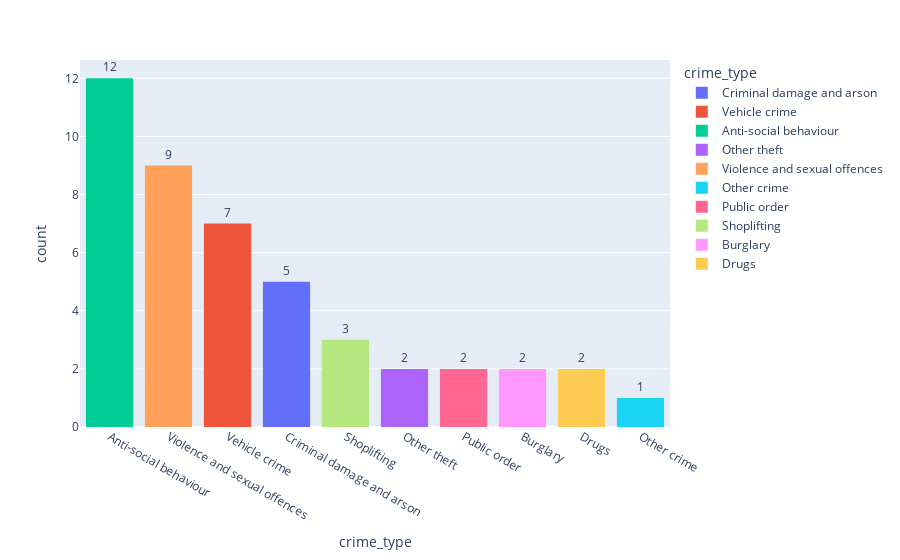

The cell this chart's notebook holds for it:
### Code cell
import plotly.express as px
# df.toPandas()
fig = px.histogram(
    get_crime(51.39477532505466, 0.10633558916633941).toPandas(), 
    x='crime_type', 
    color="crime_type",
    text_auto='1s'
)
fig.update_layout( xaxis={'categoryorder':'total descending'}, uniformtext_minsize=8)
fig.update_traces(textfont_size=12, textangle=0, textposition="outside", cliponaxis=False)

fig.show()

### Figure 1 — Plotly figure (JSON) as saved in the notebook; plotly's stock layout.template omitted (floating-point values rounded to 4 significant figures)
{"data": [{"alignmentgroup": "True", "bingroup": "x", "cliponaxis": false, "hovertemplate": "crime_type=%{x}<br>count=%{y}<extra></extra>", "legendgroup": "Criminal damage and arson", "marker": {"color": "#636efa", "pattern": {"shape": ""}}, "name": "Criminal damage and arson", "offsetgroup": "Criminal damage and arson", "orientation": "v", "showlegend": true, "textangle": 0, "textfont": {"size": 12}, "textposition": "outside", "texttemplate": "%{value:1s}", "type": "histogram", "x": ["Criminal damage and arson", "Criminal damage and arson", "Criminal damage and arson", "Criminal damage and arson", "Criminal damage and arson"], "xaxis": "x", "yaxis": "y"}, {"alignmentgroup": "True", "bingroup": "x", "cliponaxis": false, "hovertemplate": "crime_type=%{x}<br>count=%{y}<extra></extra>", "legendgroup": "Vehicle crime", "marker": {"color": "#EF553B", "pattern": {"shape": ""}}, "name": "Vehicle crime", "offsetgroup": "Vehicle crime", "orientation": "v", "showlegend": true, "textangle": 0, "textfont": {"size": 12}, "textposition": "outside", "texttemplate": "%{value:1s}", "type": "histogram", "x": ["Vehicle crime", "Vehicle crime", "Vehicle crime", "Vehicle crime", "Vehicle crime", "Vehicle crime", "Vehicle crime"], "xaxis": "x", "yaxis": "y"}, {"alignmentgroup": "True", "bingroup": "x", "cliponaxis": false, "hovertemplate": "crime_type=%{x}<br>count=%{y}<extra></extra>", "legendgroup": "Anti-social behaviour", "marker": {"color": "#00cc96", "pattern": {"shape": ""}}, "name": "Anti-social behaviour", "offsetgroup": "Anti-social behaviour", "orientation": "v", "showlegend": true, "textangle": 0, "textfont": {"size": 12}, "textposition": "outside", "texttemplate": "%{value:1s}", "type": "histogram", "x": ["Anti-social behaviour", "Anti-social behaviour", "Anti-social behaviour", "Anti-social behaviour", "Anti-social behaviour", "Anti-social behaviour", "Anti-social behaviour", "Anti-social behaviour", "Anti-social behaviour", "Anti-social behaviour", "Anti-social behaviour", "Anti-social behaviour"], "xaxis": "x", "yaxis": "y"}, {"alignmentgroup": "True", "bingroup": "x", "cliponaxis": false, "hovertemplate": "crime_type=%{x}<br>count=%{y}<extra></extra>", "legendgroup": "Other theft", "marker": {"color": "#ab63fa", "pattern": {"shape": ""}}, "name": "Other theft", "offsetgroup": "Other theft", "orientation": "v", "showlegend": true, "textangle": 0, "textfont": {"size": 12}, "textposition": "outside", "texttemplate": "%{value:1s}", "type": "histogram", "x": ["Other theft", "Other theft"], "xaxis": "x", "yaxis": "y"}, {"alignmentgroup": "True", "bingroup": "x", "cliponaxis": false, "hovertemplate": "crime_type=%{x}<br>count=%{y}<extra></extra>", "legendgroup": "Violence and sexual offences", "marker": {"color": "#FFA15A", "pattern": {"shape": ""}}, "name": "Violence and sexual offences", "offsetgroup": "Violence and sexual offences", "orientation": "v", "showlegend": true, "textangle": 0, "textfont": {"size": 12}, "textposition": "outside", "texttemplate": "%{value:1s}", "type": "histogram", "x": ["Violence and sexual offences", "Violence and sexual offences", "Violence and sexual offences", "Violence and sexual offences", "Violence and sexual offences", "Violence and sexual offences", "Violence and sexual offences", "Violence and sexual offences", "Violence and sexual offences"], "xaxis": "x", "yaxis": "y"}, {"alignmentgroup": "True", "bingroup": "x", "cliponaxis": false, "hovertemplate": "crime_type=%{x}<br>count=%{y}<extra></extra>", "legendgroup": "Other crime", "marker": {"color": "#19d3f3", "pattern": {"shape": ""}}, "name": "Other crime", "offsetgroup": "Other crime", "orientation": "v", "showlegend": true, "textangle": 0, "textfont": {"size": 12}, "textposition": "outside", "texttemplate": "%{value:1s}", "type": "histogram", "x": ["Other crime"], "xaxis": "x", "yaxis": "y"}, {"alignmentgroup": "True", "bingroup": "x", "cliponaxis": false, "hovertemplate": "crime_type=%{x}<br>count=%{y}<extra></extra>", "legendgroup": "Public order", "marker": {"color": "#FF6692", "pattern": {"shape": ""}}, "name": "Public order", "offsetgroup": "Public order", "orientation": "v", "showlegend": true, "textangle": 0, "textfont": {"size": 12}, "textposition": "outside", "texttemplate": "%{value:1s}", "type": "histogram", "x": ["Public order", "Public order"], "xaxis": "x", "yaxis": "y"}, {"alignmentgroup": "True", "bingroup": "x", "cliponaxis": false, "hovertemplate": "crime_type=%{x}<br>count=%{y}<extra></extra>", "legendgroup": "Shoplifting", "marker": {"color": "#B6E880", "pattern": {"shape": ""}}, "name": "Shoplifting", "offsetgroup": "Shoplifting", "orientation": "v", "showlegend": true, "textangle": 0, "textfont": {"size": 12}, "textposition": "outside", "texttemplate": "%{value:1s}", "type": "histogram", "x": ["Shoplifting", "Shoplifting", "Shoplifting"], "xaxis": "x", "yaxis": "y"}, {"alignmentgroup": "True", "bingroup": "x", "cliponaxis": false, "hovertemplate": "crime_type=%{x}<br>count=%{y}<extra></extra>", "legendgroup": "Burglary", "marker": {"color": "#FF97FF", "pattern": {"shape": ""}}, "name": "Burglary", "offsetgroup": "Burglary", "orientation": "v", "showlegend": true, "textangle": 0, "textfont": {"size": 12}, "textposition": "outside", "texttemplate": "%{value:1s}", "type": "histogram", "x": ["Burglary", "Burglary"], "xaxis": "x", "yaxis": "y"}, {"alignmentgroup": "True", "bingroup": "x", "cliponaxis": false, "hovertemplate": "crime_type=%{x}<br>count=%{y}<extra></extra>", "legendgroup": "Drugs", "marker": {"color": "#FECB52", "pattern": {"shape": ""}}, "name": "Drugs", "offsetgroup": "Drugs", "orientation": "v", "showlegend": true, "textangle": 0, "textfont": {"size": 12}, "textposition": "outside", "texttemplate": "%{value:1s}", "type": "histogram", "x": ["Drugs", "Drugs"], "xaxis": "x", "yaxis": "y"}], "layout": {"autosize": true, "barmode": "relative", "legend": {"title": {"text": "crime_type"}, "tracegroupgap": 0}, "margin": {"t": 60}, "uniformtext": {"minsize": 8}, "xaxis": {"anchor": "y", "autorange": true, "categoryarray": ["Criminal damage and arson", "Vehicle crime", "Anti-social behaviour", "Other theft", "Violence and sexual offences", "Other crime", "Public order", "Shoplifting", "Burglary", "Drugs"], "categoryorder": "total descending", "domain": [0, 1], "range": [-0.5, 9.5], "title": {"text": "crime_type"}, "type": "category"}, "yaxis": {"anchor": "x", "autorange": true, "domain": [0, 1], "range": [0, 12.63], "title": {"text": "count"}}}}
